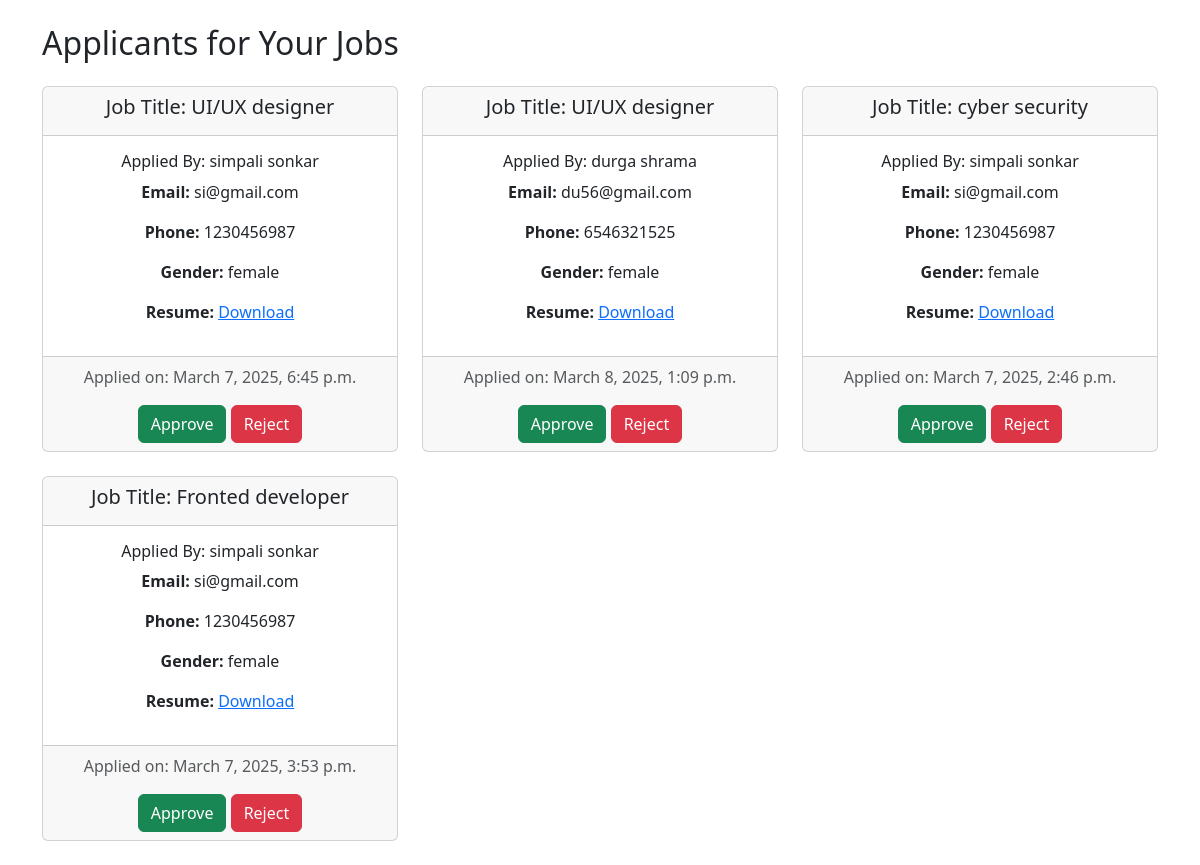
The page /show-job (signed in) on the database its author committed.
### user/models.py (models this page shows, shortened)
class JobApplication(models.Model):
    job = models.ForeignKey('user.JobAdd', on_delete=models.CASCADE)  # Link to Job
    seeker = models.ForeignKey('user.SeekerProfile', on_delete=models.CASCADE)  # Link to Seeker
    resume = models.FileField(upload_to='applications/', null=True, blank=True)
    applied_on = models.DateTimeField(auto_now_add=True)
    status = models.CharField(max_length=20, choices=[('Pending', 'Pending'), ('Approved', 'Approved')], default='Pending')

class JobAdd(BaseModel):
    user_connected = models.ForeignKey(CustomUser, on_delete=models.CASCADE)
    company_name = models.CharField(max_length=30)
    job_title = models.CharField(max_length=30)
    sdate = models.DateField()
    edate = models.DateField()
    salary = models.FloatField(max_length=20,null=True, blank=True, default=0.0)
    experience =models.IntegerField(default=5)
    location = models.CharField(max_length=50)
    skills = models.CharField(max_length=50)
    descri = models.CharField(max_length=100)

class SeekerProfile(BaseModel):
    GENDER_CHOICES = [
    ('M', 'Male'),
    ('F', 'Female'),
    ('O', 'Other'),
    ]
    name = models.CharField(max_length=100)
    user_connected = models.ForeignKey(CustomUser, on_delete=models.CASCADE)
    address = models.CharField(max_length=200, null=True, blank=True)
    phone_regex = RegexValidator(regex=r'^\+?1?\d{9,11}$', message="Phone number must be entered in the format: '+999999999'. Up to 11 digits allowed.")
    phone_number = models.CharField(validators=[phone_regex], max_length=11, blank=True) # Validators should be a list
    email=models.EmailField(max_length=50,default='no-reply@example.com',)
    gender = models.CharField(max_length=10, choices=GENDER_CHOICES,default='pending',)
    image= models.FileField(upload_to='image/', null=True, blank=True)

### user/views.py (the view)
# urls.py: path('show-job', views.showjob, name='sj'),
@login_required
def showjob(request):
    logged_in_creator = request.user
    data = JobApplication.objects.filter(job__user_connected=logged_in_creator)
    return render(request, "showjob.html", {'data': data})

### user/templates/showjob.html (shortened to what this page needs)
{% load static %}
<!DOCTYPE html>
<html lang="en">
<head>
    <link href="https://cdn.jsdelivr.net/npm/bootstrap@5.3.1/dist/css/bootstrap.min.css" rel="stylesheet">
</head>
<body>
    <div class="container mt-4">
        <h2 class="mb-4">Applicants for Your Jobs</h2>
        {% if data %}
            <div class="row">
                {% for application in data %}
                <div class="col-md-4 mb-4">
                    <div class="card text-center">
                        <div class="card-header">
                            <h5>Job Title: {{ application.job.job_title }}</h5>
                        </div>
                        <div class="card-body">
                            <h6>Applied By: {{ application.seeker.name }}</h6>
                            <p><strong>Email:</strong> {{ application.seeker.email }}</p>
                            <p><strong>Phone:</strong> {{ application.seeker.phone_number }}</p>
                            <p><strong>Gender:</strong> {{ application.seeker.gender }}</p>
                            {% if application.resume %}
                                <p><strong>Resume:</strong> <a href="{{ application.resume.url }}" download>Download</a></p>
                            {% else %}
                                <p><strong>Resume:</strong> Not Uploaded</p>
                            {% endif %}
                        </div>
                        <div class="card-footer text-muted">
                            Applied on: {{ application.applied_on }}
                            <div class="mt-3">
                                <form action="{% url 'approve_application' application.id %}" method="POST" class="d-inline">
                                    <button type="submit" class="btn btn-success">Approve</button>
                                </form>
                                <form action="{% url 'reject_application' application.id %}" method="POST" class="d-inline">
                                    <button type="submit" class="btn btn-danger">Reject</button>
                                </form>
                            </div>
                        </div>
                    </div>
                </div>
                {% endfor %}
            </div>
        {% else %}
            <p>No applicants have applied for your jobs yet.</p>
        {% endif %}
    </div>
</body>
</html>

### rows shown on the page
JobApplication: job.job_title "UI/UX designer", seeker.name "simpali sonkar", seeker.email "si@gmail.com", seeker.phone_number "1230456987", seeker.gender "female", applied_on "March 7, 2025, 6:45 p.m."
JobApplication: job.job_title "UI/UX designer", seeker.name "durga shrama", seeker.email "du56@gmail.com", seeker.phone_number "6546321525", seeker.gender "female", applied_on "March 8, 2025, 1:09 p.m."
JobApplication: job.job_title "cyber security", seeker.name "simpali sonkar", seeker.email "si@gmail.com", seeker.phone_number "1230456987", seeker.gender "female", applied_on "March 7, 2025, 2:46 p.m."
JobApplication: job.job_title "Fronted developer", seeker.name "simpali sonkar", seeker.email "si@gmail.com", seeker.phone_number "1230456987", seeker.gender "female", applied_on "March 7, 2025, 3:53 p.m."
